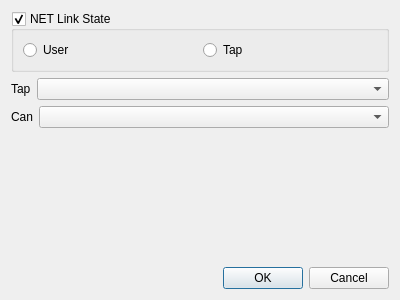
<?xml version="1.0" encoding="UTF-8"?>
<ui version="4.0">
 <class>NetSelectBox</class>
 <widget class="QDialog" name="NetSelectBox">
  <property name="geometry">
   <rect>
    <x>0</x>
    <y>0</y>
    <width>400</width>
    <height>300</height>
   </rect>
  </property>
  <property name="windowTitle">
   <string>Config Net</string>
  </property>
  <layout class="QVBoxLayout" name="verticalLayout">
   <item>
    <widget class="QGroupBox" name="netStateGroupBox">
     <property name="title">
      <string>NET Link State</string>
     </property>
     <property name="checkable">
      <bool>true</bool>
     </property>
     <property name="checked">
      <bool>true</bool>
     </property>
     <layout class="QHBoxLayout" name="horizontalLayout">
      <item>
       <widget class="QRadioButton" name="userRadioButton">
        <property name="text">
         <string>User</string>
        </property>
       </widget>
      </item>
      <item>
       <widget class="QRadioButton" name="tapRadioButton">
        <property name="text">
         <string>Tap</string>
        </property>
       </widget>
      </item>
     </layout>
    </widget>
   </item>
   <item>
    <layout class="QHBoxLayout" name="tapHorizontalLayout">
     <item>
      <widget class="QLabel" name="tapLabel">
       <property name="sizePolicy">
        <sizepolicy hsizetype="Fixed" vsizetype="Fixed">
         <horstretch>0</horstretch>
         <verstretch>0</verstretch>
        </sizepolicy>
       </property>
       <property name="text">
        <string>Tap</string>
       </property>
      </widget>
     </item>
     <item>
      <widget class="QComboBox" name="tapComboBox"/>
     </item>
    </layout>
   </item>
   <item>
    <layout class="QHBoxLayout" name="canHorizontalLayout">
     <item>
      <widget class="QLabel" name="canLabel">
       <property name="sizePolicy">
        <sizepolicy hsizetype="Fixed" vsizetype="Fixed">
         <horstretch>0</horstretch>
         <verstretch>0</verstretch>
        </sizepolicy>
       </property>
       <property name="text">
        <string>Can</string>
       </property>
      </widget>
     </item>
     <item>
      <widget class="QComboBox" name="canComboBox">
       <property name="sizePolicy">
        <sizepolicy hsizetype="Preferred" vsizetype="Fixed">
         <horstretch>0</horstretch>
         <verstretch>0</verstretch>
        </sizepolicy>
       </property>
      </widget>
     </item>
    </layout>
   </item>
   <item>
    <spacer name="verticalSpacer">
     <property name="orientation">
      <enum>Qt::Vertical</enum>
     </property>
     <property name="sizeHint" stdset="0">
      <size>
       <width>20</width>
       <height>40</height>
      </size>
     </property>
    </spacer>
   </item>
   <item>
    <widget class="QDialogButtonBox" name="buttonBox">
     <property name="orientation">
      <enum>Qt::Horizontal</enum>
     </property>
     <property name="standardButtons">
      <set>QDialogButtonBox::Cancel|QDialogButtonBox::Ok</set>
     </property>
    </widget>
   </item>
  </layout>
 </widget>
 <resources/>
 <connections>
  <connection>
   <sender>buttonBox</sender>
   <signal>accepted()</signal>
   <receiver>NetSelectBox</receiver>
   <slot>accept()</slot>
   <hints>
    <hint type="sourcelabel">
     <x>199</x>
     <y>271</y>
    </hint>
    <hint type="destinationlabel">
     <x>199</x>
     <y>149</y>
    </hint>
   </hints>
  </connection>
  <connection>
   <sender>buttonBox</sender>
   <signal>rejected()</signal>
   <receiver>NetSelectBox</receiver>
   <slot>reject()</slot>
   <hints>
    <hint type="sourcelabel">
     <x>199</x>
     <y>271</y>
    </hint>
    <hint type="destinationlabel">
     <x>199</x>
     <y>149</y>
    </hint>
   </hints>
  </connection>
 </connections>
</ui>
